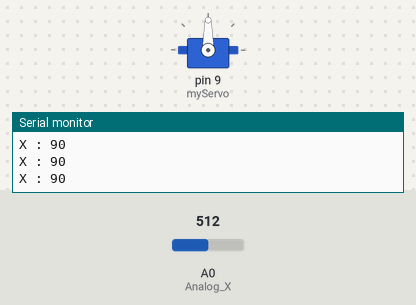
Bench run of a sketch on a simulated Arduino Uno, built with avr-gcc and run on an emulated ATmega328P. Parts: servo, the last lines printed to the serial monitor. The inputs (shaded band) are chosen by the test bench; at power-on: A0 (Analog_X) = 512.

Above: at 1.2 s.
1.3 s: A0 (Analog_X) set to 63
At 1.6 s:
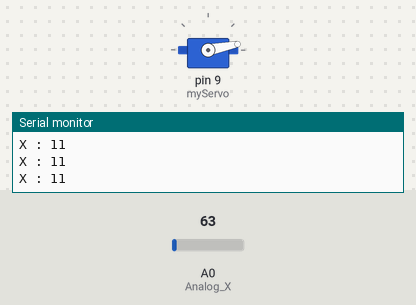
2.8 s: A0 (Analog_X) set to 53
At 3.8 s:
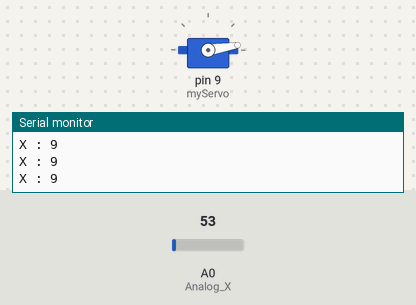
5.8 s: A0 (Analog_X) set to 122
At 6.1 s:
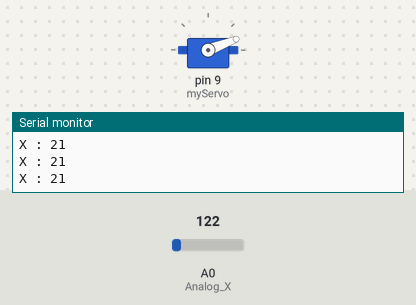
7.3 s: A0 (Analog_X) set to 306
At 8.3 s:
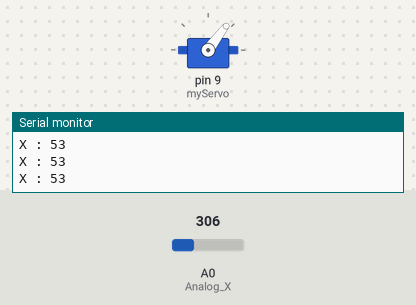
8.8 s: A0 (Analog_X) set to 716
At 9.7 s:
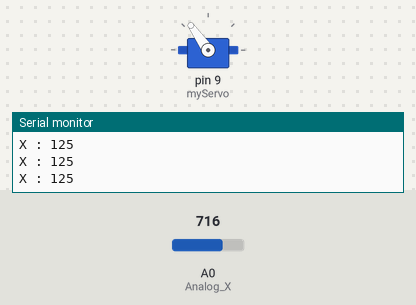
10.3 s: A0 (Analog_X) set to 900
At 10.8 s:
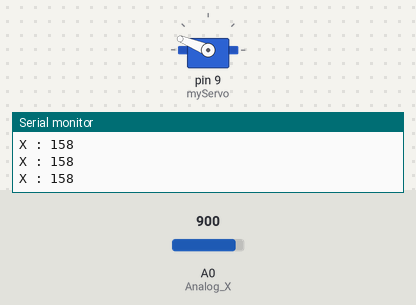
Timing chart, 0 to 12.8 s (numbered marks = the images above; inputs shaded):
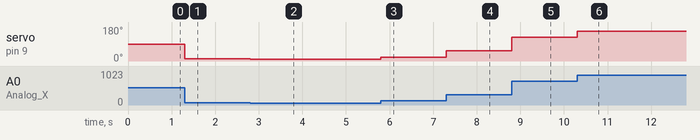

Measured:
- after the input at 1.3 s, servo on pin 9 (myServo): 90° → 11° at once
- after the input at 2.8 s, servo on pin 9 (myServo): 11° → 9° at once
- after the input at 5.8 s, servo on pin 9 (myServo): 9° → 21° at once
- after the input at 7.3 s, servo on pin 9 (myServo): 21° → 53° at once
- after the input at 8.8 s, servo on pin 9 (myServo): 53° → 125° at once
- after the input at 10.3 s, servo on pin 9 (myServo): 125° → 158° at once

The sketch:

JoyStick_Servo.ino
```cpp
// 조이스틱으로 서보모터 출력
// x축으로 좌,우 움직이기 ( 아날로그 출력)
#include <Servo.h>

Servo myServo;
int Analog_X = A0;  // 조이스틱 X축

void setup() {
 Serial.begin(9600);
 pinMode(Analog_X, INPUT);
 myServo.attach(9);   // 서보모터
}
void loop()
{
   int val_X_A0;
   int val_Y_A1;
   int val_Z_13;

   val_X_A0 = analogRead(Analog_X);   // 가변저항 : 아날로그

   val_X_A0 = map(val_X_A0, 0, 1023, 0, 180);   // 범위 변경
   myServo.write(val_X_A0);

   Serial.print("X : ");
   Serial.println(val_X_A0);

}
```
